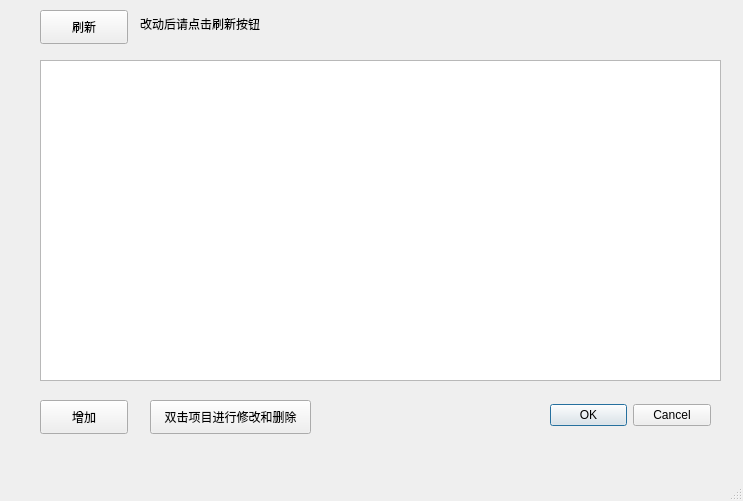
<?xml version="1.0" encoding="UTF-8"?>
<ui version="4.0">
 <class>MainWindow</class>
 <widget class="QMainWindow" name="MainWindow">
  <property name="geometry">
   <rect>
    <x>0</x>
    <y>0</y>
    <width>743</width>
    <height>501</height>
   </rect>
  </property>
  <property name="windowTitle">
   <string>学生信息管理对话框</string>
  </property>
  <widget class="QWidget" name="centralwidget">
   <widget class="QPushButton" name="add_student">
    <property name="geometry">
     <rect>
      <x>40</x>
      <y>400</y>
      <width>88</width>
      <height>34</height>
     </rect>
    </property>
    <property name="text">
     <string>增加</string>
    </property>
   </widget>
   <widget class="QDialogButtonBox" name="buttonBox">
    <property name="geometry">
     <rect>
      <x>550</x>
      <y>400</y>
      <width>161</width>
      <height>31</height>
     </rect>
    </property>
    <property name="standardButtons">
     <set>QDialogButtonBox::Cancel|QDialogButtonBox::Ok</set>
    </property>
   </widget>
   <widget class="QTableView" name="tableView">
    <property name="geometry">
     <rect>
      <x>40</x>
      <y>60</y>
      <width>681</width>
      <height>321</height>
     </rect>
    </property>
    <property name="editTriggers">
     <set>QAbstractItemView::NoEditTriggers</set>
    </property>
   </widget>
   <widget class="QPushButton" name="pushButton">
    <property name="geometry">
     <rect>
      <x>40</x>
      <y>10</y>
      <width>88</width>
      <height>34</height>
     </rect>
    </property>
    <property name="text">
     <string>刷新</string>
    </property>
   </widget>
   <widget class="QPushButton" name="pushButton_2">
    <property name="geometry">
     <rect>
      <x>150</x>
      <y>400</y>
      <width>161</width>
      <height>34</height>
     </rect>
    </property>
    <property name="text">
     <string>双击项目进行修改和删除</string>
    </property>
   </widget>
   <widget class="QLabel" name="label">
    <property name="geometry">
     <rect>
      <x>140</x>
      <y>15</y>
      <width>141</width>
      <height>18</height>
     </rect>
    </property>
    <property name="text">
     <string>改动后请点击刷新按钮</string>
    </property>
   </widget>
  </widget>
  <widget class="QMenuBar" name="menubar">
   <property name="geometry">
    <rect>
     <x>0</x>
     <y>0</y>
     <width>743</width>
     <height>32</height>
    </rect>
   </property>
  </widget>
  <widget class="QStatusBar" name="statusbar"/>
 </widget>
 <resources/>
 <connections/>
</ui>
